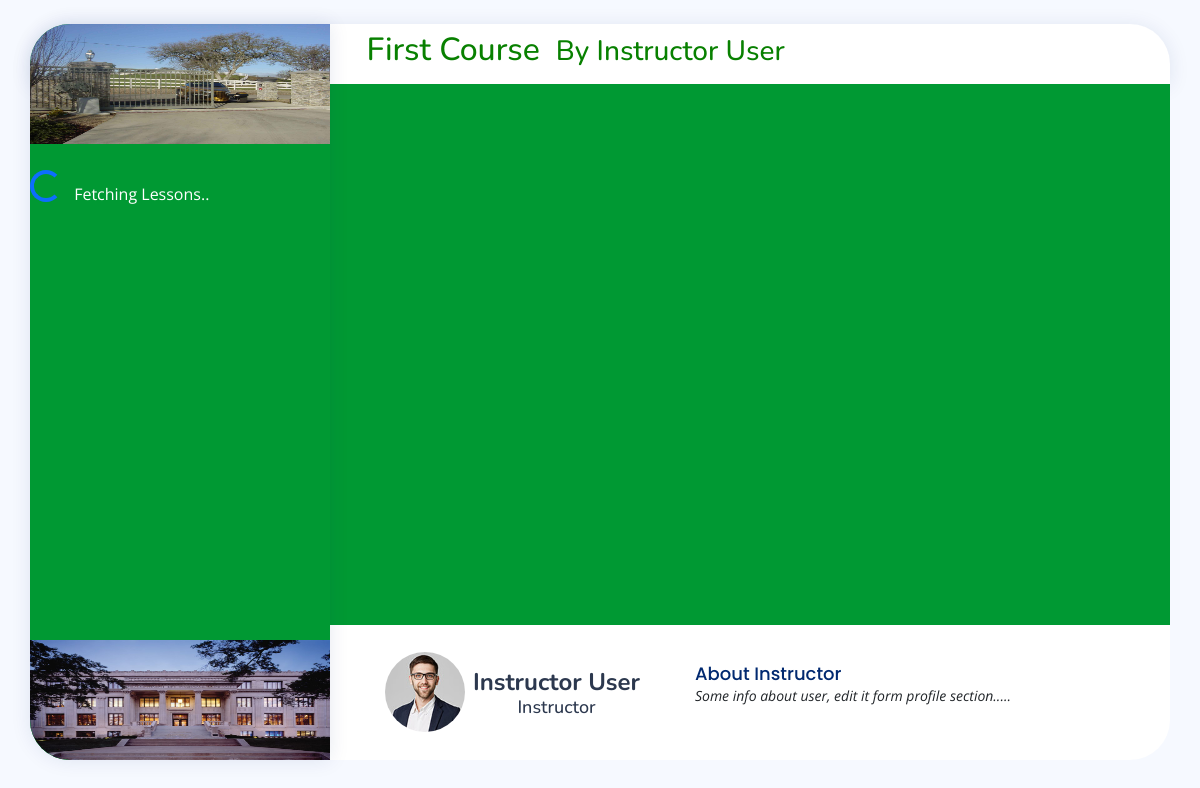
Screenshot of /public-course.php?id=123 with the database file from the repository.
### tables this page shows
CREATE TABLE `courses` (
  `id` int(10) NOT NULL,
  `instructor_id` int(10) NOT NULL,
  `title` varchar(200) NOT NULL,
  `thumbnail` varchar(100) NOT NULL DEFAULT 'default.jpg',
  `access` enum('Free','Registration','Paid') NOT NULL,
  `description` varchar(1000) NOT NULL,
  `draft` tinyint(1) NOT NULL DEFAULT 0,
  `courseID` int(11) NOT NULL,
  `timeLimitType` enum('Without Time Limit','Days','Months','Years') DEFAULT NULL,
  `timeLimitValue` int(5) DEFAULT NULL,
  `registration_required_email` tinyint(1) DEFAULT NULL,
  `registration_required_phone` tinyint(1) DEFAULT NULL,
  `registration_required_address` tinyint(1) DEFAULT NULL,
  `registration_required_tos` tinyint(1) DEFAULT NULL,
  `price` int(5) DEFAULT NULL,
  `paypal_email` varchar(50) DEFAULT NULL,
  `instructor_name` varchar(50) NOT NULL,
  `back_clr` varchar(10) NOT NULL DEFAULT '#ffffff',
  `front_clr` varchar(10) NOT NULL DEFAULT '#000000',
  `page_background_type` enum('image','color') NOT NULL DEFAULT 'color',
  `page_background_image` varchar(100) DEFAULT NULL,
  `page_background_color` varchar(100) DEFAULT '#000000',
  `txtLessonBackground` varchar(10) DEFAULT NULL,
  `courseTitleBg` varchar(10) NOT NULL DEFAULT '#ffffff',
  `courseTitleFg` varchar(10) NOT NULL DEFAULT '#000',
  `signBgColor` varchar(10) NOT NULL DEFAULT '#ffffff',
  `signFgColor` varchar(10) NOT NULL DEFAULT '#000',
  `bottomLogo` varchar(100) NOT NULL DEFAULT 'default.png'
);

CREATE TABLE `users` (
  `id` int(11) NOT NULL,
  `firstname` varchar(20) NOT NULL,
  `lastname` varchar(20) NOT NULL,
  `email` varchar(50) NOT NULL,
  `contactNum` varchar(100) DEFAULT NULL,
  `address` varchar(200) DEFAULT NULL,
  `username` varchar(30) NOT NULL,
  `password` varchar(100) NOT NULL,
  `type` enum('Admin','Instructor','Student') NOT NULL,
  `verified` tinyint(1) NOT NULL DEFAULT 0,
  `pic` varchar(100) NOT NULL DEFAULT 'default.jpg',
  `isBlocked` tinyint(1) NOT NULL DEFAULT 0,
  `created_on` timestamp NOT NULL DEFAULT current_timestamp(),
  `about` varchar(1000) NOT NULL DEFAULT 'Some info about user, edit it form profile section.....   Some info about user, edit it form profile section.....'
);

### includes/app.php (called while the page is built, shortened)
<?php
function sanitizeParam($param){
    $con = $GLOBALS["con"];
    $param = $con->real_escape_string($param);
    return $param;
}

### public-course.php (the view, shortened to what this page needs)
<?php
require_once "includes/app.php";
$path = ROOT_DIR;
$courseID = sanitizeParam($_GET["id"]);
$s = "SELECT * FROM courses WHERE courseID=$courseID";
$res = mysqli_query($con, $s);
$courseRow = mysqli_fetch_array($res);
$instructorID = $courseRow["instructor_id"];
$s = "SELECT concat(firstname,' ',lastname) as fullName, about, pic FROM users WHERE id=$instructorID";
$res = mysqli_query($con, $s);
$instructorRow = mysqli_fetch_array($res);
$instructor_name = $instructorRow["fullName"];
?>
<!DOCTYPE html>
<html lang="en">
<head>
    <?php
    require "includes/head.inc.php";
    ?>
</head>
<?php
 if($courseRow["page_background_type"]=="image"){
     $bgImg = $courseRow["page_background_image"];
     $style = "background-image: url('assets/img/course-bg/$bgImg');";
 }else{
     $bgClr = $courseRow["page_background_color"];
     $style = "background-color: $bgClr";
 }
?>
<body style="<?=$style?>">
<div style="width: 95%; height: 95vh" class="mx-auto pt-4">
    <div class="mainDiv text-white h-100 position-relative">
        <header id="header" class="header m-0 row titleColors" style="border-top-right-radius: 40px;border-top-left-radius: 40px;">
            <div class="col-md-8 d-flex justify-content-end align-items-center">
                <h2><?=$courseRow["title"];?><small class="ms-3">By <?=$instructor_name?></small></h2>
            </div>
        </header>
        <aside id="sidebar" class="sidebar customColors p-0 m-0" style=";z-index: 999; top: 0; position: absolute; overflow-x: hidden;border-top-left-radius: 40px;border-bottom-left-radius: 40px;">
            <div class="d-flex flex-column h-100 pe-0 pb-0" style="overflow: hidden">
                <div class="w-100 sticky-top">
                    <img style="max-height: 120px"
                         id="courseImgThumbnail" src="assets/img/courses-thumnail/<?=$courseRow["thumbnail"];?>"
                         alt="Profile" class="w-100">
                </div>
                <div class="w-100 sidebar1" style="overflow: auto">
                    <div class="col-md-12 justify-content-center pb-3 customColors">
                        <div class="d-flex justify-content-around align-items-center mb-3">
                        </div>
                        <div id="lessonsList">
                            <div id="loader" class="my-3 d-flex justify-content-center align-items-center">
                                <div class="spinner-border text-primary" role="status">
                                </div>
                                <span class="ms-2">Fetching Lessons..</span>
                            </div>
                        </div>
                    </div>
                </div>
                <div class="w-100 mt-auto sticky-bottom" style="; height: fit-content;">
                    <div class="siteSignature text-center bg-light">
                        <div class="d-flex align-items-center justify-content-center customColors">
                            <img src="assets/img/bottomLogo/<?=$courseRow["bottomLogo"]?>" alt="Site Logo" class="w-100" height="120px">
                        </div>
                    </div>
                </div>
            </div>
        </aside>
        <main id="main" class="main pb-0 mb-0 mt-0" style="padding-right: 0px !important; padding-left: 0px; padding-top: 0px; position: absolute; left: 0; right: 0; top: 60px; bottom: 0;">
            <div class="d-flex flex-column h-100">
                <div class="customColors" style="height: 80%;">
                    <div id="courseContent" class="w-100 customColors customColors w-100" style="height: 100%">
                    </div>
                </div>
                <section class="section col-md-12 bg-white" style="height: 20%;border-bottom-right-radius: 40px;">
                    <div class="align-items-center d-flex flex-row h-100 justify-content-evenly">
                        <div class="d-flex flex-row flex-lg-colmumn align-items-md-start align-items-lg-center h-100" style="text-align: -webkit-center;">
                            <img src="assets/img/profile-img.jpg" alt="Profile" class="rounded-circle" style="max-width: 80px;">
                            <div class="d-flex flex-column ms-2">
                                <h2 style="font-size: 24px; font-weight: 700; color: #2c384e; margin: 10px 0 0 0;"><?=$instructor_name?></h2>
                                <h3 style="font-size: 18px; color: #2c384e;">Instructor</h3>
                            </div>
                        </div>
                        <div class="d-flex flex-column h-100 justify-content-center w-50">
                            <h5 class="card-title d-lg-block d-md-none m-0 p-0">About Instructor</h5>
                            <p class="small fst-italic text-dark">
                                <?=$instructorRow["about"]?>
                            </p>
                        </div>
                    </div>
                </section>
            </div>
        </main>
    </div>
</div>
<link rel="stylesheet" href="assets/vendor/jquery/jquery-ui.css">
</body>
</html>

### includes/head.inc.php (shortened to what this page needs)
<link href="<?=$path?>/assets/vendor/bootstrap/css/bootstrap.min.css" rel="stylesheet">
<link href="<?=$path?>assets/vendor/bootstrap-icons/bootstrap-icons.css" rel="stylesheet">
<link href="<?=$path?>assets/vendor/remixicon/remixicon.css" rel="stylesheet">
<link href="<?=$path?>assets/vendor/boxicons/css/boxicons.min.css" rel="stylesheet">
<link href="<?=$path?>assets/vendor/quill/quill.snow.css" rel="stylesheet">
<link href="<?=$path?>assets/vendor/quill/quill.bubble.css" rel="stylesheet">
<link href="<?=$path?>assets/vendor/simple-datatables/style.css" rel="stylesheet">
<link href="<?=$path?>assets/css/style.css?v=<?=rand()?>" rel="stylesheet">

### assets/css/style.css (style rules this page uses)
:root { scroll-behavior: smooth; }
body { font-family: "Open Sans", sans-serif; background: #f6f9ff; color: #444444; }
h1, h2, h3, h4, h5, h6 { font-family: "Nunito", sans-serif; }
#main { margin-top: 60px; padding: 20px 30px; transition: all 0.3s; }
.card-title { padding: 20px 0 15px 0; font-size: 18px; font-weight: 500; color: #012970; font-family: "Poppins", sans-serif; }
.header { transition: all 0.5s; z-index: 997; height: 60px; box-shadow: 0px 2px 20px rgba(1, 41, 112, 0.1); background-color: #fff; padding-left: 20px; }
.sidebar { position: fixed; top: 60px; left: 0; bottom: 0; width: 300px; z-index: 996; transition: all 0.3s; padding: 20px; overflow-y: auto; scrollbar-width: thin; scrollbar-color: #aab7cf transparent; box-shadow: 0px 0px 20px rgba(1, 41, 112, 0.1); background-color: #fff; }
@media (min-width: 1200px) { #main, #footer { margin-left: 300px; } }
.sticky-bottom { position: -webkit-sticky; position: sticky; bottom: 0; z-index: 1020; }

### rows the page displays
courses: title "First Course", thumbnail (picture), bottomLogo (picture)
users: about "Some info about user, edit it form profile section....."

### other values shown
$instructor_name "Instructor User"
